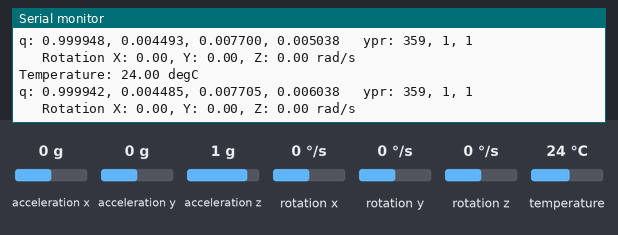
The sketch below on a simulated Arduino Uno, built with avr-gcc and run on an emulated ATmega328P. Shown: the last lines printed to the serial monitor. Wiring (inferred from the names in the program): MPU-6050 motion sensor at I2C address 0x68. The inputs (shaded band) are chosen by the test bench; at power-on: acceleration x 0 g, acceleration y 0 g, acceleration z 1 g, rotation x 0 °/s, rotation y 0 °/s, rotation z 0 °/s, temperature 24 °C.

Above: at 1.3 s.
1.4 s: acceleration x set to -1.4 g
At 1.42 s:
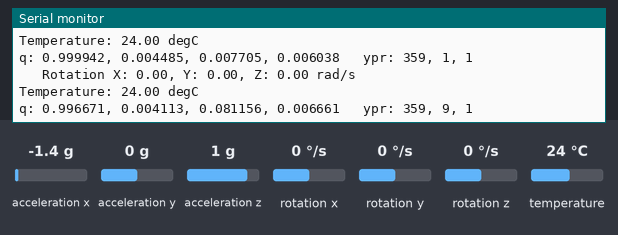
2.9 s: acceleration y set to -1.4 g
At 3.04 s:
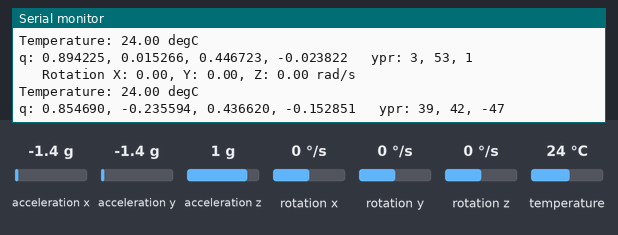
5.9 s: acceleration z set to -1.4 g
At 7.0 s:
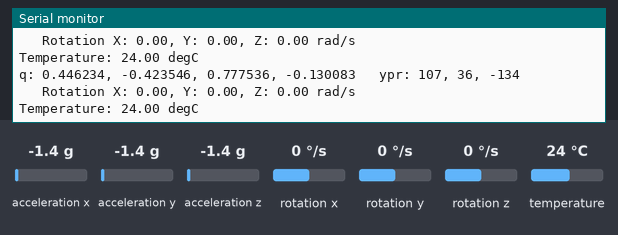
8.9 s: rotation x set to -192 °/s
At 9.4 s:
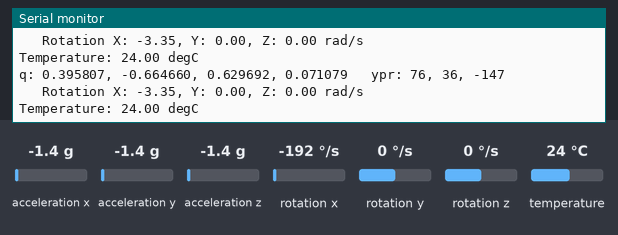
11.9 s: rotation y set to -192 °/s
At 13.0 s:
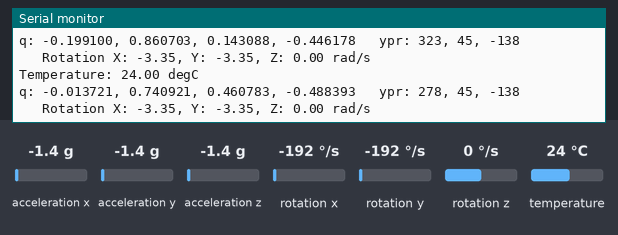
13.4 s: rotation z set to -100 °/s
At 14.1 s:
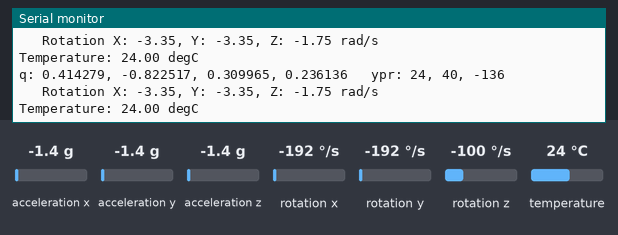
Timing chart, 0 to 16.4 s (numbered marks = the images above; inputs shaded):
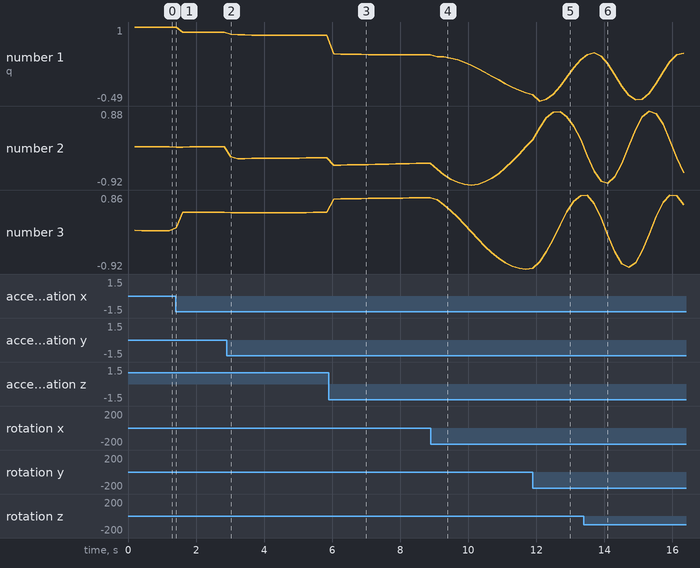

The sketch:

combinedIMU2.ino
```cpp
//
// MPU-6050 Mahony IMU  (yaw angle is relative to starting orientation)
// last update 7/9/2020
//

#include <Adafruit_MPU6050.h>
#include <Adafruit_Sensor.h>
#include "Wire.h"

Adafruit_MPU6050 mpu;

// AD0 low = 0x68 (default for Sparkfun module)
// AD0 high = 0x69
int MPU_addr = 0x68;

// vvvvvvvvvvvvvvvvvv  VERY VERY IMPORTANT vvvvvvvvvvvvvvvvvvvvvvvvvvvvv
//These are the previously determined offsets and scale factors for accelerometer and gyro for
// a particular example of an MPU-6050. They are not correct for other examples.
//The IMU code will NOT work well or at all if these are not correct

float A_cal[6] = {265.0, -80.0, -700.0, 0.994, 1.000, 1.014}; // 0..2 offset xyz, 3..5 scale xyz
float G_off[3] = { -499.5, -17.7, -82.0}; //raw offsets, determined for gyro at rest
#define gscale ((250./32768.0)*(PI/180.0))  //gyro default 250 LSB per d/s -> rad/s

// ^^^^^^^^^^^^^^^^^^^ VERY VERY IMPORTANT ^^^^^^^^^^^^^^^^^^^^^^^^^^^^^^

// GLOBALLY DECLARED, required for Mahony filter
// vector to hold quaternion
float q[4] = {1.0, 0.0, 0.0, 0.0};

// Free parameters in the Mahony filter and fusion scheme,
// Kp for proportional feedback, Ki for integral
float Kp = 30.0;
float Ki = 0.0;

// globals for AHRS loop timing
unsigned long now_ms, last_ms = 0; //millis() timers

// print interval
unsigned long print_ms = 200; //print angles every "print_ms" milliseconds
float yaw, pitch, roll; //Euler angle output

void setup() {

  Wire.begin();                 // ensure I2C up before any access
  Wire.setClock(400000);        // 400 kHz Fast-mode
  Wire.setTimeout(5);           // short timeout to avoid hangs

  Serial.begin(9600);
  unsigned long t0 = millis();
  while (!Serial && millis() - t0 < 2000) { /* brief wait */ }
  Serial.println("starting");

  // Wake the MPU via register-level path
  Wire.beginTransmission(MPU_addr);
  Wire.write(0x6B);  // PWR_MGMT_1 register
  Wire.write(0);     // wake
  Wire.endTransmission(true);

  // Initialize Adafruit driver (retry instead of hang)
  int tries = 0;
  while (!mpu.begin()) {
    Serial.println("Failed to find MPU6050 chip, retrying...");
    delay(200);
    if (++tries > 20) {
      Serial.println("Proceeding without Adafruit driver initialized.");
      break;
    }
  }
  if (tries <= 20) {
    mpu.setAccelerometerRange(MPU6050_RANGE_8_G);
    Serial.print("Accelerometer range set to: ");
    switch (mpu.getAccelerometerRange()) {
    case MPU6050_RANGE_2_G:  Serial.println("+-2G"); break;
    case MPU6050_RANGE_4_G:  Serial.println("+-4G"); break;
    case MPU6050_RANGE_8_G:  Serial.println("+-8G"); break;
    case MPU6050_RANGE_16_G: Serial.println("+-16G"); break;
    }
    mpu.setGyroRange(MPU6050_RANGE_500_DEG);
    Serial.print("Gyro range set to: ");
    switch (mpu.getGyroRange()) {
    case MPU6050_RANGE_250_DEG:  Serial.println("+- 250 deg/s"); break;
    case MPU6050_RANGE_500_DEG:  Serial.println("+- 500 deg/s"); break;
    case MPU6050_RANGE_1000_DEG: Serial.println("+- 1000 deg/s"); break;
    case MPU6050_RANGE_2000_DEG: Serial.println("+- 2000 deg/s"); break;
    }

    mpu.setFilterBandwidth(MPU6050_BAND_21_HZ);
    Serial.print("Filter bandwidth set to: ");
    switch (mpu.getFilterBandwidth()) {
    case MPU6050_BAND_260_HZ: Serial.println("260 Hz"); break;
    case MPU6050_BAND_184_HZ: Serial.println("184 Hz"); break;
    case MPU6050_BAND_94_HZ:  Serial.println("94 Hz"); break;
    case MPU6050_BAND_44_HZ:  Serial.println("44 Hz"); break;
    case MPU6050_BAND_21_HZ:  Serial.println("21 Hz"); break;
    case MPU6050_BAND_10_HZ:  Serial.println("10 Hz"); break;
    case MPU6050_BAND_5_HZ:   Serial.println("5 Hz"); break;
    }
  }

  Serial.println("");
  delay(100);
}

// AHRS loop

void loop()
{
  /* Get new sensor events with the readings */
  sensors_event_t a, g, temp;
  static bool adafruit_ok = true;  // assume ok after setup; adjust if needed
  if (adafruit_ok) {
    mpu.getEvent(&a, &g, &temp);
  }

  static int i = 0;
  static float deltat = 0;  //loop time in seconds
  static unsigned long now = 0, last = 0; //micros() timers

  //raw data containers
  int16_t ax, ay, az;
  int16_t gx, gy, gz;
  int16_t Tmp; //temperature

  //scaled data as vector
  float Axyz[3];
  float Gxyz[3];

  // ---- Robust raw read with availability guard (no goto) ----
  bool ok = true;

  if (ok) {
    Wire.beginTransmission(MPU_addr);
    Wire.write(0x3B);  // ACCEL_XOUT_H
    if (Wire.endTransmission(false) != 0) ok = false;
  }

  if (ok) {
    if (Wire.requestFrom(MPU_addr, 14, true) != 14) ok = false;
  }

  if (ok) {
    int t = Wire.read() << 8; ax = t | Wire.read();
    t = Wire.read() << 8;     ay = t | Wire.read();
    t = Wire.read() << 8;     az = t | Wire.read();
    t = Wire.read() << 8;     Tmp = t | Wire.read(); // temp
    t = Wire.read() << 8;     gx = t | Wire.read();
    t = Wire.read() << 8;     gy = t | Wire.read();
    t = Wire.read() << 8;     gz = t | Wire.read();

    Axyz[0] = (float) ax;
    Axyz[1] = (float) ay;
    Axyz[2] = (float) az;

    //apply offsets and scale factors from Magneto
    for (int i = 0; i < 3; i++) Axyz[i] = (Axyz[i] - A_cal[i]) * A_cal[i + 3];

    Gxyz[0] = ((float) gx - G_off[0]) * gscale; // rad/s
    Gxyz[1] = ((float) gy - G_off[1]) * gscale;
    Gxyz[2] = ((float) gz - G_off[2]) * gscale;

    now = micros();
    deltat = (now - last) * 1.0e-6; //seconds since last update
    last = now;

    Mahony_update(Axyz[0], Axyz[1], Axyz[2], Gxyz[0], Gxyz[1], Gxyz[2], deltat);

    // Compute Tait-Bryan angles.
    roll  = atan2((q[0] * q[1] + q[2] * q[3]), 0.5 - (q[1] * q[1] + q[2] * q[2]));
    pitch = asin(2.0 * (q[0] * q[2] - q[1] * q[3]));
    // conventional yaw increases clockwise from North
    yaw   = -atan2((q[1] * q[2] + q[0] * q[3]), 0.5 - (q[2] * q[2] + q[3] * q[3]));
    // to degrees
    yaw   *= 180.0 / PI; if (yaw < 0) yaw += 360.0;
    pitch *= 180.0 / PI;
    roll  *= 180.0 / PI;
  }

  // ---- Print section (unchanged formatting) ----
  now_ms = millis(); //time to print?
  if (now_ms - last_ms >= print_ms) {
    last_ms = now_ms;

    // Print quaternion first
    Serial.print("q: ");
    Serial.print(q[0], 6); Serial.print(", ");
    Serial.print(q[1], 6); Serial.print(", ");
    Serial.print(q[2], 6); Serial.print(", ");
    Serial.print(q[3], 6);
    Serial.print("   ");

    // Then print Euler angles (yaw, pitch, roll)
    Serial.print("ypr: ");
    Serial.print(yaw, 0);   Serial.print(", ");
    Serial.print(pitch, 0); Serial.print(", ");
    Serial.println(roll, 0);
    Serial.print("   ");

    if (adafruit_ok) {
      Serial.print("Rotation X: ");
      Serial.print(g.gyro.x);
      Serial.print(", Y: ");
      Serial.print(g.gyro.y);
      Serial.print(", Z: ");
      Serial.print(g.gyro.z);
      Serial.println(" rad/s");

      Serial.print("Temperature: ");
      Serial.print(temp.temperature);
      Serial.println(" degC");
    }
  }
}
//--------------------------------------------------------------------------------------------------
// Mahony scheme uses proportional and integral filtering on
// the error between estimated reference vector (gravity) and measured one.
// Madgwick's implementation of Mayhony's AHRS algorithm.
// See: http://www.x-io.co.uk/node/8#open_source_ahrs_and_imu_algorithms
//
// Date      Author      Notes
// 29/09/2011 SOH Madgwick    Initial release
// 02/10/2011 SOH Madgwick  Optimised for reduced CPU load
// last update 07/09/2020 SJR minor edits
//--------------------------------------------------------------------------------------------------
// IMU algorithm update

void Mahony_update(float ax, float ay, float az, float gx, float gy, float gz, float deltat) {
  float recipNorm;
  float vx, vy, vz;
  float ex, ey, ez;  //error terms
  float qa, qb, qc;
  static float ix = 0.0, iy = 0.0, iz = 0.0;  //integral feedback terms
  float tmp;

  // Compute feedback only if accelerometer measurement valid (avoids NaN in accelerometer normalisation)
  tmp = ax * ax + ay * ay + az * az;
  if (tmp > 0.0)
  {

    // Normalise accelerometer (assumed to measure the direction of gravity in body frame)
    recipNorm = 1.0 / sqrt(tmp);
    ax *= recipNorm;
    ay *= recipNorm;
    az *= recipNorm;

    // Estimated direction of gravity in the body frame (factor of two divided out)
    vx = q[1] * q[3] - q[0] * q[2];
    vy = q[0] * q[1] + q[2] * q[3];
    vz = q[0] * q[0] - 0.5f + q[3] * q[3];

    // Error is cross product between estimated and measured direction of gravity in body frame
    // (half the actual magnitude)
    ex = (ay * vz - az * vy);
    ey = (az * vx - ax * vz);
    ez = (ax * vy - ay * vx);

    // Compute and apply to gyro term the integral feedback, if enabled
    if (Ki > 0.0f) {
      ix += Ki * ex * deltat;  // integral error scaled by Ki
      iy += Ki * ey * deltat;
      iz += Ki * ez * deltat;
      gx += ix;  // apply integral feedback
      gy += iy;
      gz += iz;
    }

    // Apply proportional feedback to gyro term
    gx += Kp * ex;
    gy += Kp * ey;
    gz += Kp * ez;
  }

  // Integrate rate of change of quaternion, q cross gyro term
  deltat = 0.5 * deltat;
  gx *= deltat;   // pre-multiply common factors
  gy *= deltat;
  gz *= deltat;
  qa = q[0];
  qb = q[1];
  qc = q[2];
  q[0] += (-qb * gx - qc * gy - q[3] * gz);
  q[1] += (qa * gx + qc * gz - q[3] * gy);
  q[2] += (qa * gy - qb * gz + q[3] * gx);
  q[3] += (qa * gz + qb * gy - qc * gx);

  // renormalise quaternion
  recipNorm = 1.0 / sqrt(q[0] * q[0] + q[1] * q[1] + q[2] * q[2] + q[3] * q[3]);
  q[0] = q[0] * recipNorm;
  q[1] = q[1] * recipNorm;
  q[2] = q[2] * recipNorm;
  q[3] = q[3] * recipNorm;
}
```

Measured:
- after the input at 1.4 s, the serial monitor: prints a new line at once (image 1)
- after the input at 2.9 s, the serial monitor: prints a new line after 0.13 s (image 2)
- after the input at 5.9 s, the serial monitor: prints a new line after 0.15 s (image 3)
- after the input at 8.9 s, the serial monitor: prints a new line after 0.18 s (image 4)
- after the input at 11.9 s, the serial monitor: prints a new line after 0.20 s (image 5)
- after the input at 13.4 s, the serial monitor: prints a new line after 0.10 s (image 6)
- plotted number 1: 1 → 0.89 after the input at 1.4 s, 0.89 → 0.83 after the input at 2.9 s, 0.83 → 0.44 after the input at 5.9 s, 0.44 → -0.37 after the input at 8.9 s, -0.37 → 0.34 after the input at 11.9 s
- plotted number 2: 0 → 0.02 after the input at 1.4 s, 0.02 → -0.26 after the input at 2.9 s, -0.26 → -0.39 after the input at 5.9 s, -0.39 → 0.18 after the input at 8.9 s, 0.18 → 0.19 after the input at 11.9 s
